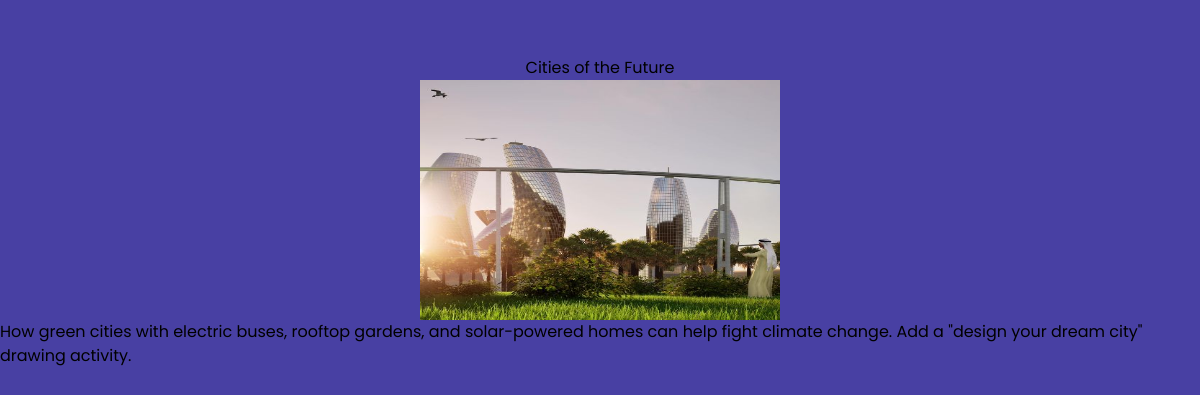
Screenshot of /articles/the-future-of-our-planet/subtopics/12/ with the database file from the repository.
### myapp/models.py (models this page shows, shortened)
class Subtopic(models.Model):
    article = models.ForeignKey(Article, on_delete=models.CASCADE, related_name='subtopics')
    title = models.CharField(max_length=255)
    description = models.TextField(blank=True, null=True)
    image = models.ImageField(upload_to='subtopics/images/', blank=True, null=True)  # Add image field

### myapp/views.py (the view)
def subtopic_detail(request, article_slug, subtopic_id):
    article = get_object_or_404(Article, slug=article_slug)
    subtopic = get_object_or_404(Subtopic, id=subtopic_id, article=article)
    return render(request, 'subtopic_detail.html', {'article': article, 'subtopic': subtopic})

### myapp/templates/subtopic_detail.html
{% extends 'base.html' %}
{% block content %}
<div class="flex flex-col items-center pt-14">
    <h2>{{ subtopic.title }}</h2>
    <img src="{{ subtopic.image.url }}" alt="{{ subtopic.title }}" class="w-[30%] h-[15rem]">
    <p>{{ subtopic.description }}</p>
  </div>
{% endblock %}

### myapp/static/style.css (style rules this page uses)
body { font-family: 'Poppins', sans-serif; }

### rows the page displays
Subtopic: title "Cities of the Future", image (picture), description "How green cities with electric buses, rooftop gardens, and solar-powered homes can help fight climate change. Add a \"design your dream city\" drawing activity."
